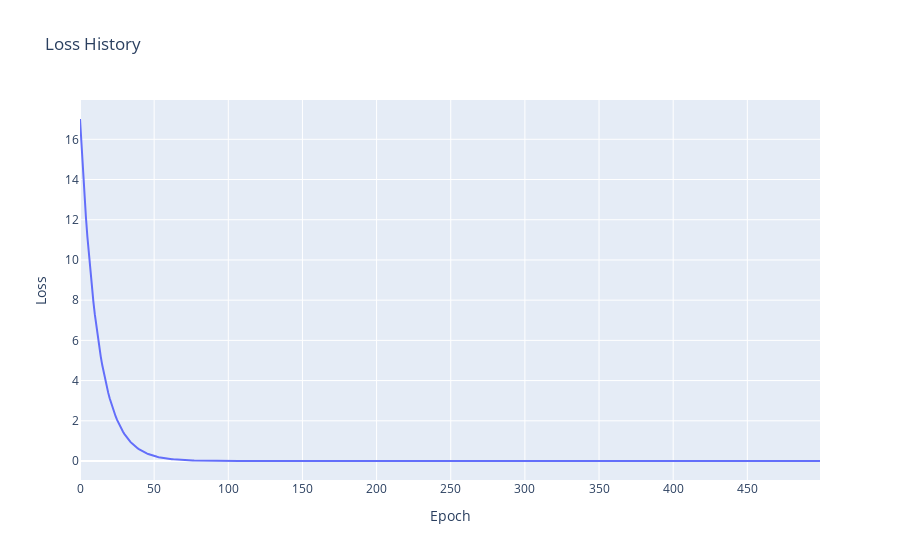

Write notebook code for a chart like this one.
### Code cell
fig = go.Figure()
fig.add_trace(go.Scatter(y=history))
fig.update_layout(
    title="Loss History",
    xaxis_title="Epoch",
    yaxis_title="Loss"
)
fig.show()

### Figure 1 — Plotly figure (JSON) as saved in the notebook; plotly's stock layout.template omitted (floating-point values rounded to 4 significant figures; data arrays with more than 128 entries replaced by an {"elided": "..."} marker saying what was removed)
{"data": [{"type": "scatter", "y": {"elided": "500 float values"}}], "layout": {"title": {"text": "Loss History"}, "xaxis": {"title": {"text": "Epoch"}}, "yaxis": {"title": {"text": "Loss"}}}}
